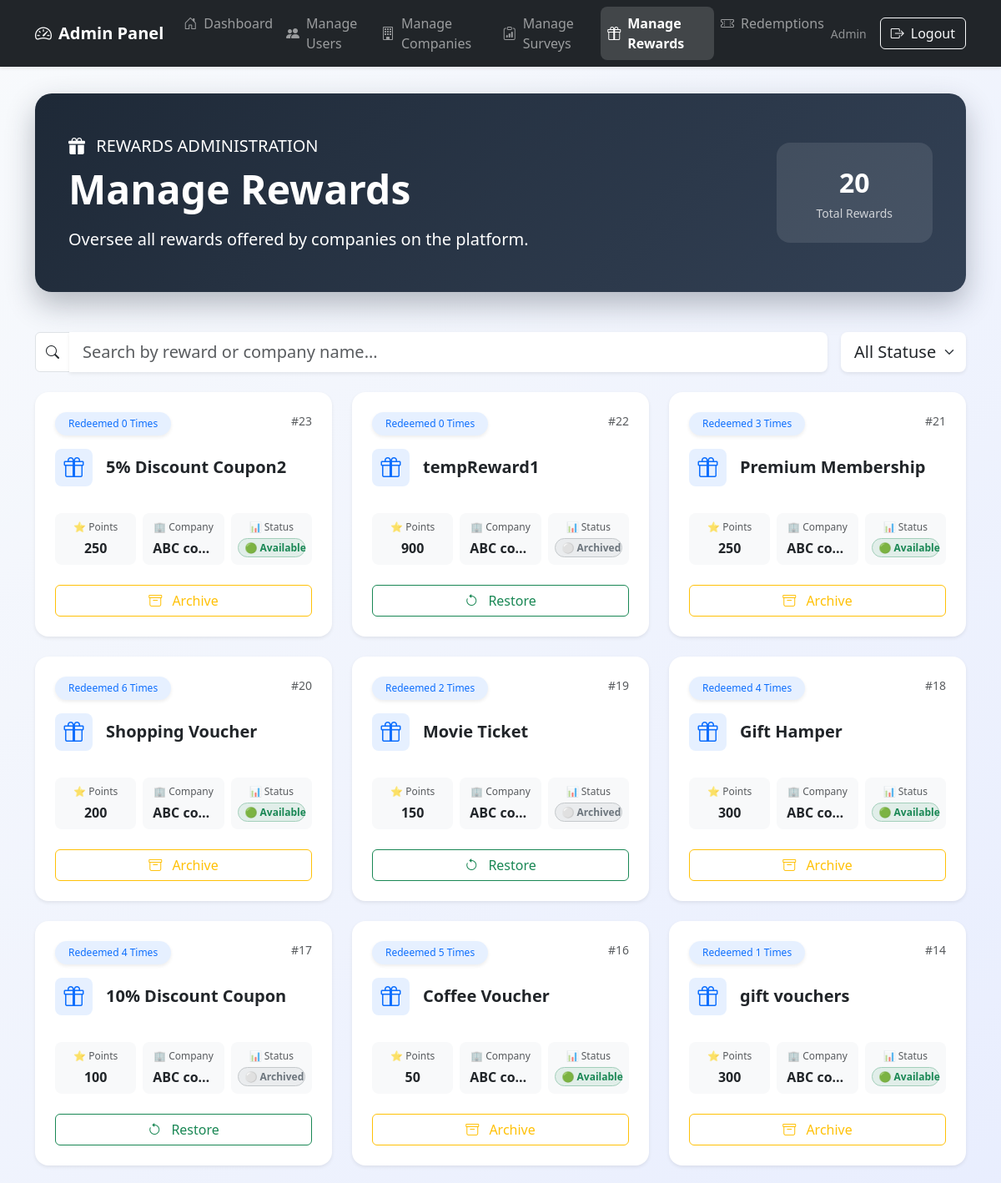
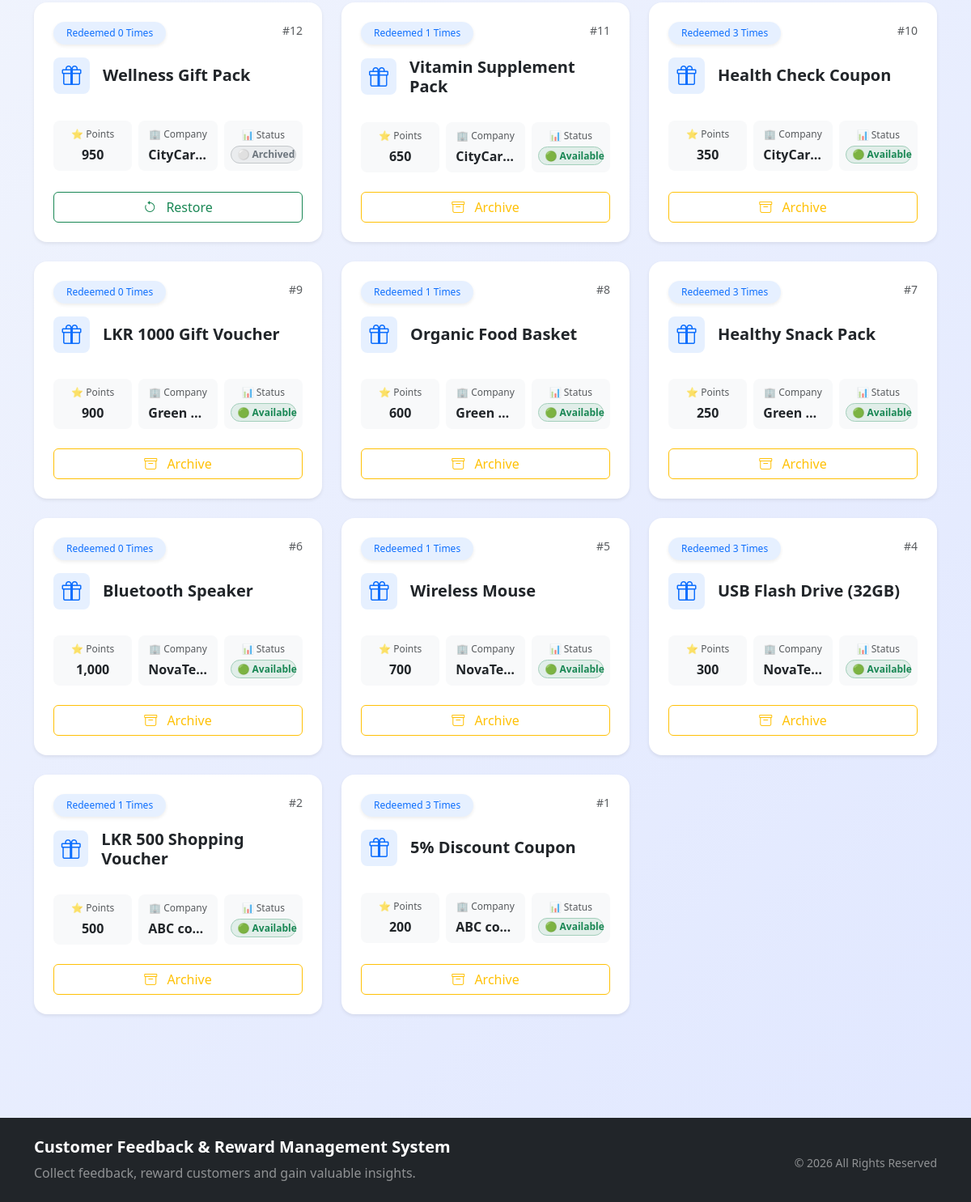
The app's page /admin/manage_rewards.php (signed in) with its own data (2 pictures, top to bottom).
### tables this page shows
CREATE TABLE `rewards` (
  `reward_id` int NOT NULL AUTO_INCREMENT,
  `company_id` int NOT NULL,
  `reward_name` varchar(200) NOT NULL,
  `points_required` int NOT NULL,
  `status` enum('available','archived') DEFAULT 'available',
  PRIMARY KEY (`reward_id`),
  KEY `company_id` (`company_id`),
  KEY `idx_status` (`status`),
  CONSTRAINT `fk_rewards_company` FOREIGN KEY (`company_id`) REFERENCES `companies` (`company_id`) ON DELETE CASCADE
);

CREATE TABLE `companies` (
  `company_id` int NOT NULL AUTO_INCREMENT,
  `company_name` varchar(150) NOT NULL,
  `email` varchar(100) NOT NULL,
  `password` varchar(255) NOT NULL,
  `created_at` timestamp NULL DEFAULT CURRENT_TIMESTAMP,
  `status` enum('active','inactive') DEFAULT 'active',
  PRIMARY KEY (`company_id`),
  UNIQUE KEY `email` (`email`),
  KEY `idx_status` (`status`)
);

### admin/manage_rewards.php (the view, shortened to what this page needs)
<?php
include("../config/db.php");
$query = "
SELECT
    rewards.reward_id,
    rewards.reward_name,
    rewards.points_required,
    rewards.status,
    companies.company_name,
    COUNT(redemptions.redemption_id) AS redeem_count
FROM rewards
JOIN companies ON rewards.company_id = companies.company_id
LEFT JOIN redemptions ON rewards.reward_id = redemptions.reward_id
GROUP BY rewards.reward_id
ORDER BY rewards.reward_id DESC
";
$result = mysqli_query($conn, $query);
?>
<!DOCTYPE html>
<html lang="en">
<head>
    <link href="https://cdn.jsdelivr.net/npm/bootstrap@5.3.6/dist/css/bootstrap.min.css" rel="stylesheet">
    <link href="https://cdn.jsdelivr.net/npm/bootstrap-icons@1.11.3/font/bootstrap-icons.css" rel="stylesheet">
</head>
<body>
    <?php include("../includes/admin_navbar.php"); ?>
    <div class="container dashboard-container">
        <div class="hero-section">
            <div class="row align-items-center">
                <div class="col-lg-8">
                    <p class="mb-2 opacity-90 fs-5">
                        <i class="bi bi-gift-fill me-2"></i>
                        REWARDS ADMINISTRATION
                    </p>
                    <h1 class="display-5 fw-bold mb-3">Manage Rewards</h1>
                    <p class="lead opacity-90 mb-0">
                        Oversee all rewards offered by companies on the platform.
                    </p>
                </div>
                <div class="col-lg-4 text-lg-end mt-4 mt-lg-0">
                    <div class="bg-white bg-opacity-10 rounded-4 px-5 py-4 d-inline-block text-center">
                        <div class="fs-2 fw-bold"><?php echo mysqli_num_rows($result); ?></div>
                        <small class="opacity-75">Total Rewards</small>
                    </div>
                </div>
            </div>
        </div>
        <?php if (mysqli_num_rows($result) > 0): ?>
            <div class="mb-4 d-flex flex-column flex-md-row gap-3">
                <div class="input-group flex-grow-1">
                    <span class="input-group-text bg-white">
                        <i class="bi bi-search"></i>
                    </span>
                    <input type="text"
                           id="searchInput"
                           class="form-control form-control-lg border-0 shadow-sm"
                           placeholder="Search by reward or company name...">
                </div>
                <select id="statusFilter" class="form-select form-select-lg border-0 shadow-sm w-auto" style="min-width: 150px;">
                    <option value="all">All Statuses</option>
                </select>
            </div>
            <div class="row g-4" id="rewardsGrid">
                <?php
                mysqli_data_seek($result, 0);
                while($row = mysqli_fetch_assoc($result)):
                ?>
                    <div class="col-lg-4 col-md-6 reward-item">
                        <div class="reward-card card shadow-sm border-0 h-100 rounded-4">
                            <div class="card-body d-flex flex-column p-4">
                                <div class="d-flex justify-content-between align-items-start mb-3">
                                    <span class="badge bg-primary bg-opacity-10 text-primary rounded-pill px-3 py-2 fw-medium shadow-sm">
                                        Redeemed <?php echo $row['redeem_count']; ?> Times
                                    </span>
                                    <div class="text-muted small fw-medium">#<?php echo $row['reward_id']; ?></div>
                                </div>
                                <div class="d-flex align-items-center mb-4">
                                    <div class="bg-primary bg-opacity-10 text-primary rounded-3 p-2 me-3 d-flex align-items-center justify-content-center" style="width: 45px; height: 45px;">
                                        <i class="bi bi-gift fs-4"></i>
                                    </div>
                                    <h5 class="card-title fw-bold mb-0 text-dark"><?php echo htmlspecialchars($row['reward_name']); ?></h5>
                                </div>
                                <div class="row text-center g-2 mb-4 mt-auto">
                                    <div class="col-4">
                                        <div class="p-2 rounded-3 bg-light h-100 d-flex flex-column justify-content-center">
                                            <small class="text-muted d-block mb-1" style="font-size: 0.75rem;">⭐ Points</small>
                                            <span class="fw-bold text-dark"><?php echo number_format($row['points_required']); ?></span>
                                        </div>
                                    </div>
                                    <div class="col-4">
                                        <div class="p-2 rounded-3 bg-light h-100 d-flex flex-column justify-content-center">
                                            <small class="text-muted d-block mb-1" style="font-size: 0.75rem;">🏢 Company</small>
                                            <span class="fw-bold text-dark text-truncate px-1" title="<?php echo htmlspecialchars($row['company_name']); ?>"><?php echo htmlspecialchars($row['company_name']); ?></span>
                                        </div>
                                    </div>
                                    <div class="col-4">
                                        <div class="p-2 rounded-3 bg-light h-100 d-flex flex-column justify-content-center">
                                            <small class="text-muted d-block mb-1" style="font-size: 0.75rem;">📊 Status</small>
                                            <?php
                                                $status = $row['status'] ?? 'available';
                                                if($status === 'available'):
                                            ?>
                                                <span class="badge bg-success bg-opacity-10 text-success border border-success-subtle rounded-pill">🟢 Available</span>
                                            <?php else: ?>
                                                <span class="badge bg-secondary bg-opacity-10 text-secondary border border-secondary-subtle rounded-pill">⚪ Archived</span>
                                            <?php endif; ?>
                                        </div>
                                    </div>
                                </div>
                                <div class="mt-auto d-flex flex-wrap gap-2">
                                    <?php
                                        $status = $row['status'] ?? 'available';
                                        if($status === 'available'):
                                    ?>
                                        <button type="button"
                                           class="btn btn-outline-warning w-100 fw-medium"
                                           data-bs-toggle="modal"
                                           data-bs-target="#archiveModal"
                                           data-reward-id="<?php echo $row['reward_id']; ?>">
                                            <i class="bi bi-archive me-2"></i> Archive
                                        </button>
                                    <?php else: ?>
                                        <button type="button"
                                           class="btn btn-outline-success w-100 fw-medium"
                                           data-bs-toggle="modal"
                                           data-bs-target="#restoreModal"
                                           data-reward-id="<?php echo $row['reward_id']; ?>">
                                            <i class="bi bi-arrow-counterclockwise me-2"></i> Restore
                                        </button>
                                    <?php endif; ?>
                                </div>
                            </div>
                        </div>
                    </div>
                <?php endwhile; ?>
            </div>
        <?php endif; ?>
    </div>
    <?php include('../includes/footer.php'); ?>
</body>
</html>

### admin/manage_rewards.php (style rules this page uses)
:root { --primary: #6366f1; --primary-dark: #4f46e5; --success: #10b981; --dark: #1e2937; }
body { background: linear-gradient(135deg, #f8fafc 0%, #e0e7ff 100%); font-family: 'Segoe UI', system-ui, -apple-system, sans-serif; min-height: 100vh; }
.dashboard-container { padding-top: 2rem; padding-bottom: 5rem; }
.hero-section { background: linear-gradient(135deg, #1e2937 0%, #334155 100%); color: white; border-radius: 20px; padding: 3rem 2.5rem; margin-bottom: 3rem; box-shadow: 0 15px 35px rgba(30, 41, 55, 0.3); }
.reward-card { border: none; border-radius: 18px; transition: all 0.3s cubic-bezier(0.4, 0, 0.2, 1); height: 100%; }

### records on screen
rewards: redeem_count "0", reward_id "23", reward_name "5% Discount Coupon2", points_required "250", company.company_name "ABC co…", status "🟢 Available"
rewards: redeem_count "0", reward_id "22", reward_name "tempReward1", points_required "900", company.company_name "ABC co…", status "⚪ Archived"
rewards: redeem_count "3", reward_id "21", reward_name "Premium Membership", points_required "250", company.company_name "ABC co…", status "🟢 Available"
rewards: redeem_count "6", reward_id "20", reward_name "Shopping Voucher", points_required "200", company.company_name "ABC co…", status "🟢 Available"
rewards: redeem_count "2", reward_id "19", reward_name "Movie Ticket", points_required "150", company.company_name "ABC co…", status "⚪ Archived"
rewards: redeem_count "4", reward_id "18", reward_name "Gift Hamper", points_required "300", company.company_name "ABC co…", status "🟢 Available"
rewards: redeem_count "4", reward_id "17", reward_name "10% Discount Coupon", points_required "100", company.company_name "ABC co…", status "⚪ Archived"
rewards: redeem_count "5", reward_id "16", reward_name "Coffee Voucher", points_required "50", company.company_name "ABC co…", status "🟢 Available"
rewards: redeem_count "1", reward_id "14", reward_name "gift vouchers", points_required "300", company.company_name "ABC co…", status "🟢 Available"
rewards: redeem_count "0", reward_id "12", reward_name "Wellness Gift Pack", points_required "950", company.company_name "CityCar…", status "⚪ Archived"
rewards: redeem_count "1", reward_id "11", reward_name "Vitamin Supplement Pack", points_required "650", company.company_name "CityCar…", status "🟢 Available"
rewards: redeem_count "3", reward_id "10", reward_name "Health Check Coupon", points_required "350", company.company_name "CityCar…", status "🟢 Available"
rewards: redeem_count "0", reward_id "9", reward_name "LKR 1000 Gift Voucher", points_required "900", company.company_name "Green…", status "🟢 Available"
rewards: redeem_count "1", reward_id "8", reward_name "Organic Food Basket", points_required "600", company.company_name "Green…", status "🟢 Available"
rewards: redeem_count "3", reward_id "7", reward_name "Healthy Snack Pack", points_required "250", company.company_name "Green…", status "🟢 Available"
rewards: redeem_count "0", reward_id "6", reward_name "Bluetooth Speaker", points_required "1,000", company.company_name "NovaTe…", status "🟢 Available"
rewards: redeem_count "1", reward_id "5", reward_name "Wireless Mouse", points_required "700", company.company_name "NovaTe…", status "🟢 Available"
rewards: redeem_count "3", reward_id "4", reward_name "USB Flash Drive (32GB)", points_required "300", company.company_name "NovaTe…", status "🟢 Available"
rewards: redeem_count "1", reward_id "2", reward_name "LKR 500 Shopping Voucher", points_required "500", company.company_name "ABC co…", status "🟢 Available"
rewards: redeem_count "3", reward_id "1", reward_name "5% Discount Coupon", points_required "200", company.company_name "ABC co…", status "🟢 Available"

### other values on screen
$_SESSION['admin_name'] "Admin"
mysqli_num_rows($result) "20"
